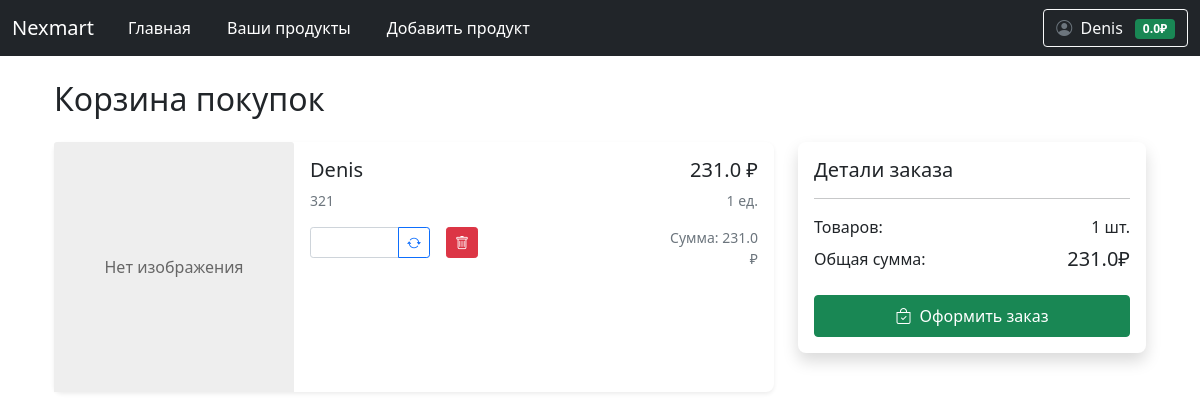
Page /user/cart (signed in) on the committed database.
### data/user.py (models this page shows, shortened)
class User(SqlAlchemyBase, UserMixin):
    __tablename__ = 'users'
    id = Column(Integer, primary_key=True, autoincrement=True)
    email = Column(String, unique=True, nullable=False)
    hashed_password = Column(String, nullable=False)
    surname = Column(String, nullable=False)
    name = Column(String, nullable=False)
    modified_date = Column(DateTime)
    balance = Column(Float, default=0.0, nullable=False)
    products = relationship("Product", back_populates="user")

### data/order.py (models this page shows)
class OrderItem(SqlAlchemyBase):
    __tablename__ = 'order_items'
    id = sqlalchemy.Column(sqlalchemy.Integer, primary_key=True, autoincrement=True)
    user_id = sqlalchemy.Column(sqlalchemy.Integer, sqlalchemy.ForeignKey("users.id"))
    product_id = sqlalchemy.Column(sqlalchemy.Integer, sqlalchemy.ForeignKey("products.id"))
    amount = sqlalchemy.Column(sqlalchemy.Integer, default=1)
    is_in_order = sqlalchemy.Column(sqlalchemy.Boolean, default=False)
    order_id = sqlalchemy.Column(sqlalchemy.Integer, sqlalchemy.ForeignKey("orders.id"), nullable=True)
    user = orm.relationship('User')
    product = orm.relationship('Product')
    order = orm.relationship('Order', back_populates='items')

### data/product.py (models this page shows)
class Product(SqlAlchemyBase):
    __tablename__ = 'products'
    id = sqlalchemy.Column(sqlalchemy.Integer, primary_key=True, autoincrement=True)
    name = sqlalchemy.Column(sqlalchemy.String, nullable=False)
    price = sqlalchemy.Column(sqlalchemy.Float, nullable=False)
    description = sqlalchemy.Column(sqlalchemy.Text)
    created_date = sqlalchemy.Column(sqlalchemy.DateTime, default=datetime.datetime.now)
    open = sqlalchemy.Column(sqlalchemy.Boolean)  # открыт ли продукт для общего доступа
    amount_available = sqlalchemy.Column(sqlalchemy.Integer)  # сколько есть продукта для продажи
    amount_sell = sqlalchemy.Column(sqlalchemy.Integer)  # сколько продано для статистики
    image = sqlalchemy.Column(sqlalchemy.String)
    user_id = sqlalchemy.Column(sqlalchemy.Integer, sqlalchemy.ForeignKey('users.id'))
    user = sqlalchemy.orm.relationship('User', back_populates='products')

### main.py (the view)
@app.route('/user/cart')
@login_required
def cart():
    db_sess = db_session.create_session()
    order_item = db_sess.query(OrderItem).filter(current_user.id == OrderItem.user_id).all()
    product_amount_sum = sum([i.amount for i in order_item])
    product_price_sum = sum([i.amount * i.product.price for i in order_item])
    return render_template('cart.html', products=order_item,
                           product_amount_sum=product_amount_sum, product_price_sum=product_price_sum)

### data/db_session.py (called while the page is built)
def create_session() -> Session:
    global __factory
    return __factory()

### main.py (called while the page is built)
@login_manager.user_loader
def load_user(user_id):
    db_sess = db_session.create_session()
    return db_sess.query(User).get(user_id)

### templates/cart.html (shortened to what this page needs)
{% extends "base.html" %}
{% block content %}
<div class="container">
    <h2 class="mb-4">Корзина покупок</h2>
    {% if products %}
    <div class="row mb-4">
        <div class="col-lg-8">
            {% for item in products %}
            <div class="card mb-6">
                <div class="row g-0">
                    <div class="col-md-4">
                        {% if item.product.image %}
                        <img src="{{ url_for('static', filename='upload/' + item.product.image) }}"
                             class="card-img-top product-image"
                             alt="{{ item.product.name }}">
                        {% else %}
                        <div class="card-img-top no-image">Нет изображения</div>
                        {% endif %}
                    </div>
                    <div class="col-md-6">
                        <div class="card-body">
                            <h5 class="card-title">{{ item.product.name }}</h5>
                            <p class="card-text text-muted small">{{ item.product.description|truncate(100) }}</p>
                            <div class="d-flex align-items-center">
                                <form method="POST" action="/user/cart/update/{{ item.product.id }}"
                                      class="me-3">
                                    <div class="input-group input-group-sm" style="width: 120px;">
                                        <input type="number"
                                               name="amount"
                                               class="form-control"
                                               value="{{ item.product.amount }}"
                                               min="1"
                                               max="{{ item.product.amount_available }}">
                                        <button type="submit" class="btn btn-outline-primary">
                                            <i class="bi bi-arrow-repeat"></i>
                                        </button>
                                    </div>
                                </form>
                                <form method="POST"
                                      action="">
                                    <a href="/user/cart/delete/{{item.id}}" class="btn btn-danger btn-sm">
                                        <i class="bi bi-trash"></i>
                                    </a>
                                </form>
                            </div>
                        </div>
                    </div>
                    <div class="col-md-2">
                        <div class="card-body text-end">
                            <p class="card-text h5">{{ item.product.price }} ₽</p>
                            <p class="text-muted small">{{item.amount}} ед.</p>
                            <p class="text-muted small">Сумма: {{ item.product.price * item.amount}} ₽</p>
                        </div>
                    </div>
                </div>
            </div>
            {% endfor %}
        </div>
        <div class="col-lg-4">
            <div class="card shadow">
                <div class="card-body">
                    <h5 class="card-title mb-3">Детали заказа</h5>
                    <hr>
                    <div class="d-flex justify-content-between mb-2">
                        <span>Товаров:</span>
                        <span>{{ product_amount_sum }} шт.</span>
                    </div>
                    <div class="d-flex justify-content-between mb-3">
                        <span>Общая сумма:</span>
                        <span class="h5">{{ product_price_sum }}₽</span>
                    </div>
                    <a href="/user/checkout" class="btn btn-success w-100 py-2">
                        <i class="bi bi-bag-check me-2"></i>Оформить заказ
                    </a>
                </div>
            </div>
        </div>
    </div>
    {% endif %}
</div>
{% endblock %}

### templates/base.html (shortened to what this page needs)
<!doctype html>
<html lang="ru">
<head>
                    <link href="https://cdn.jsdelivr.net/npm/bootstrap@5.0.2/dist/css/bootstrap.min.css" rel="stylesheet">
                    <link rel="stylesheet" href="https://cdn.jsdelivr.net/npm/bootstrap-icons@1.8.1/font/bootstrap-icons.css">
    <link rel="stylesheet" href="{{ url_for('static', filename='css/style.css') }}">
    <link rel="stylesheet" href="https://cdnjs.cloudflare.com/ajax/libs/font-awesome/6.5.1/css/all.min.css">
    <link rel="stylesheet" href="{{ url_for('static', filename='css/auth_styles.css') }}">
</head>
<body>
<header>
    <nav class="navbar navbar-expand-md navbar-dark bg-dark" aria-label="Fourth navbar example">
        <div class="container-fluid">
          <a class="navbar-brand" href="#">Nexmart</a>
          <div class="collapse navbar-collapse" id="navbarsExample04">
            <ul class="navbar-nav me-auto mb-2 mb-md-0">
              <li class="nav-item">
                <a class="nav-link active" aria-current="page" href="/">Главная</a>
              </li>
                {% if not current_user.is_authenticated %}
                <li class="nav-item">
                <a class="nav-link active" aria-current="page" href="/register"></a>
              </li>
                <li class="nav-item">
                <a class="nav-link active" aria-current="page" href="/login"></a>
              </li>
                {% else %}
                <li class="nav-item">
                <a class="nav-link active" href="/user/products">Ваши продукты</a>
              </li>
                <li class="nav-item">
                <a class="nav-link active" href="/user/products/add">Добавить продукт</a>
              </li>
                {% endif %}
            </ul>
            {% if current_user.is_authenticated %}
            <div class="d-flex align-items-center">
              <div class="dropdown">
                <button class="btn btn-outline-light dropdown-toggle" type="button" id="profileDropdown" data-bs-toggle="dropdown" aria-expanded="false">
                  <i class="bi bi-person-circle me-1"></i>
                  {{ current_user.name }}
                  <span class="badge bg-success ms-2">{{ current_user.balance }}₽</span>
                </button>
              </div>
            </div>
            {% else %}
            <div class="d-flex">
              <a href="/login" class="btn btn-outline-light me-2">Войти</a>
              <a href="/register" class="btn btn-success">Регистрация</a>
            </div>
            {% endif %}
          </div>
        </div>
      </nav>
</header>
<div class="container mt-4">
    {% block content %}{% endblock %}
</div>
</body>
</html>

### static/css/style.css (style rules this page uses)
.no-image { height: 250px; background: #eee; display: flex; align-items: center; justify-content: center; color: #666; }
.navbar-nav .nav-link { position: relative; transition: all 0.5s ease; margin: 0 10px; }
.navbar-nav .nav-link::after { content: ''; position: absolute; width: 0; height: 2px; bottom: 0; left: 50%; background-color: #90caf9; transition: all 0.3s ease; }
.dropdown-toggle { position: relative; transition: all 0.3s ease; }
.badge.bg-success { transition: all 0.3s ease; }
.card { border: none; border-radius: 0.5rem; box-shadow: 0 0.125rem 0.25rem rgba(0, 0, 0, 0.075); transition: all 0.3s ease; }
.bi-person-circle { color: #6c757d; transition: all 0.3s ease; }
.btn-success { transition: all 0.3s ease; }
.form-control { border-radius: 0.25rem; border: 1px solid #ced4da; transition: all 0.3s ease; }
.btn { position: relative; overflow: hidden; }
.btn::after { content: ''; position: absolute; top: 50%; left: 50%; width: 5px; height: 5px; background: rgba(255, 255, 255, 0.3); opacity: 0; border-radius: 50%; transform: scale(1, 1) translate(-50%, -50%); transform-origin: 50% 50%; }

### rows in the picture
User: name "Denis", balance "0.0"
OrderItem: product.name "Denis", product.description "321", product.price "231.0", amount "1", item.product.price*item.amount "231.0"

### other values in the picture
{{ product_amount_sum }} "1"
{{ product_price_sum }} "231.0"
